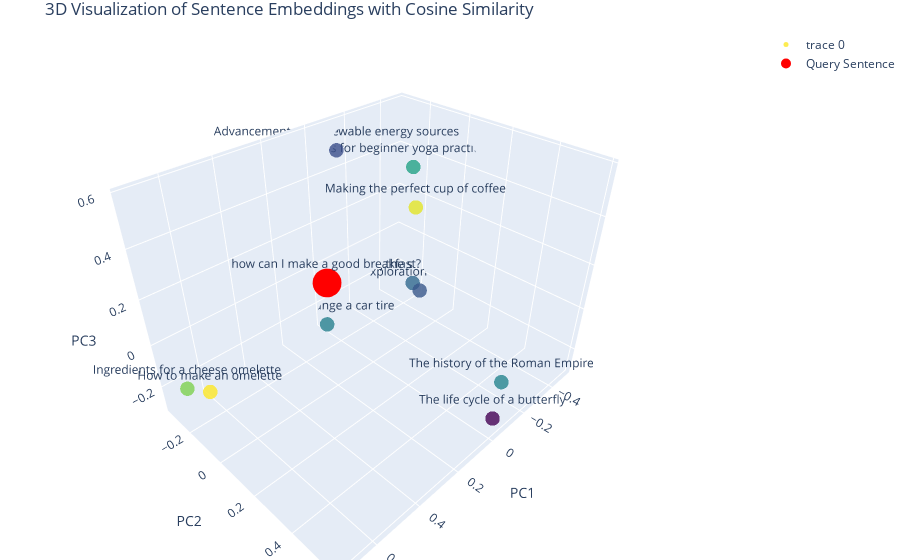

Write notebook code for a chart like this one.
### Markdown cell above
#  visualizing similarity in 3D: Simple Ranking with cosine similarity

### Code cell
from sentence_transformers import SentenceTransformer
import numpy as np
import plotly.graph_objects as go
from sklearn.metrics.pairwise import cosine_similarity
from sklearn.decomposition import PCA

# Initialize the SentenceTransformer model
model = SentenceTransformer('sentence-transformers/all-MiniLM-L6-v2')

# List of sentences
sentences = [
    "How to make an omelette",
    "Ingredients for a cheese omelette",
    "Exploring the surface of Mars",
    "The life cycle of a butterfly",
    "Tips for beginner yoga practitioners",
    "How to change a car tire",
    "Deep sea exploration and its challenges",
    "The history of the Roman Empire",
    "Making the perfect cup of coffee",
    "Advancements in renewable energy sources"
]

# Generate embeddings for each sentence
database_vectors = model.encode(sentences)

# Reduce the dimensionality of the vectors to 3D for visualization
pca = PCA(n_components=3)
database_vectors_3d = pca.fit_transform(database_vectors)

# Define and encode the query sentence
query_sentence = "how can I make a good breakfast?"
query_vector = model.encode([query_sentence])[0]
query_vector_3d = pca.transform([query_vector])[0]

# Calculate cosine similarity
#Cosine similarity measures the cosine of the angle between two non-zero vectors in a multi-dimensional space. It is widely used in text processing to assess how similar two documents (or sentences) are in terms of their content. The cosine similarity is particularly useful in high-dimensional spaces, like those used in text analysis and natural language processing, because it is less affected by the size of the document.
query_vector_reshaped = query_vector.reshape(1, -1)
cos_similarities = cosine_similarity(database_vectors, query_vector_reshaped).flatten()

# Normalize cosine similarities for color scale
cos_similarities_normalized = (cos_similarities - cos_similarities.min()) / (cos_similarities.max() - cos_similarities.min())

# Create a 3D scatter plot
fig = go.Figure()

# Plot all database vectors with text and similarity-based color
fig.add_trace(go.Scatter3d(
    x=database_vectors_3d[:, 0],
    y=database_vectors_3d[:, 1],
    z=database_vectors_3d[:, 2],
    mode='markers+text',
    text=sentences,
    marker=dict(size=5, color=cos_similarities_normalized, colorscale='Viridis', opacity=0.8),
    hoverinfo='text',
    hovertext=[f'{sentence} (Similarity: {sim:.2f})' for sentence, sim in zip(sentences, cos_similarities)]
))

# Plot the query vector
fig.add_trace(go.Scatter3d(
    x=[query_vector_3d[0]],
    y=[query_vector_3d[1]],
    z=[query_vector_3d[2]],
    mode='markers+text',
    name='Query Sentence',
    text=[query_sentence],
    marker=dict(size=10, color='red'),
    hoverinfo='text'
))

# Set plot layout
fig.update_layout(
    title='3D Visualization of Sentence Embeddings with Cosine Similarity',
    scene=dict(
        xaxis_title='PC1',
        yaxis_title='PC2',
        zaxis_title='PC3'
    ),
    margin=dict(l=0, r=0, b=0, t=30)
)

# Show plot
fig.show()

### Figure 1 — Plotly figure (JSON) as saved in the notebook; plotly's stock layout.template omitted (floating-point values rounded to 4 significant figures)
{"data": [{"hoverinfo": "text", "hovertext": ["How to make an omelette (Similarity: 0.38)", "Ingredients for a cheese omelette (Similarity: 0.29)", "Exploring the surface of Mars (Similarity: 0.08)", "The life cycle of a butterfly (Similarity: -0.07)", "Tips for beginner yoga practitioners (Similarity: 0.19)", "How to change a car tire (Similarity: 0.12)", "Deep sea exploration and its challenges (Similarity: 0.05)", "The history of the Roman Empire (Similarity: 0.13)", "Making the perfect cup of coffee (Similarity: 0.36)", "Advancements in renewable energy sources (Similarity: 0.04)"], "marker": {"color": [1, 0.801, 0.3362, 0, 0.5746, 0.4338, 0.2721, 0.4517, 0.9582, 0.2447], "colorscale": [[0, "#440154"], [0.1111, "#482878"], [0.2222, "#3e4989"], [0.3333, "#31688e"], [0.4444, "#26828e"], [0.5556, "#1f9e89"], [0.6667, "#35b779"], [0.7778, "#6ece58"], [0.8889, "#b5de2b"], [1, "#fde725"]], "opacity": 0.8, "size": 5}, "mode": "markers+text", "text": ["How to make an omelette", "Ingredients for a cheese omelette", "Exploring the surface of Mars", "The life cycle of a butterfly", "Tips for beginner yoga practitioners", "How to change a car tire", "Deep sea exploration and its challenges", "The history of the Roman Empire", "Making the perfect cup of coffee", "Advancements in renewable energy sources"], "type": "scatter3d", "x": [0.6926, 0.7222, -0.4893, -0.02499, -0.3299, -0.01033, -0.4728, -0.1179, 0.1565, -0.1261], "y": [-0.1134, -0.2265, -0.2255, 0.5891, -0.1076, -0.3053, -0.1653, 0.5484, 0.3366, -0.3306], "z": [-0.1047, -0.1454, -0.2651, -0.248, 0.4203, -0.2978, -0.2716, -0.1563, 0.5844, 0.4842]}, {"hoverinfo": "text", "marker": {"color": "red", "size": 10}, "mode": "markers+text", "name": "Query Sentence", "text": ["how can I make a good breakfast?"], "type": "scatter3d", "x": [0.2131], "y": [-0.02341], "z": [0.1697]}], "layout": {"margin": {"b": 0, "l": 0, "r": 0, "t": 30}, "scene": {"xaxis": {"title": {"text": "PC1"}}, "yaxis": {"title": {"text": "PC2"}}, "zaxis": {"title": {"text": "PC3"}}}, "title": {"text": "3D Visualization of Sentence Embeddings with Cosine Similarity"}}}
